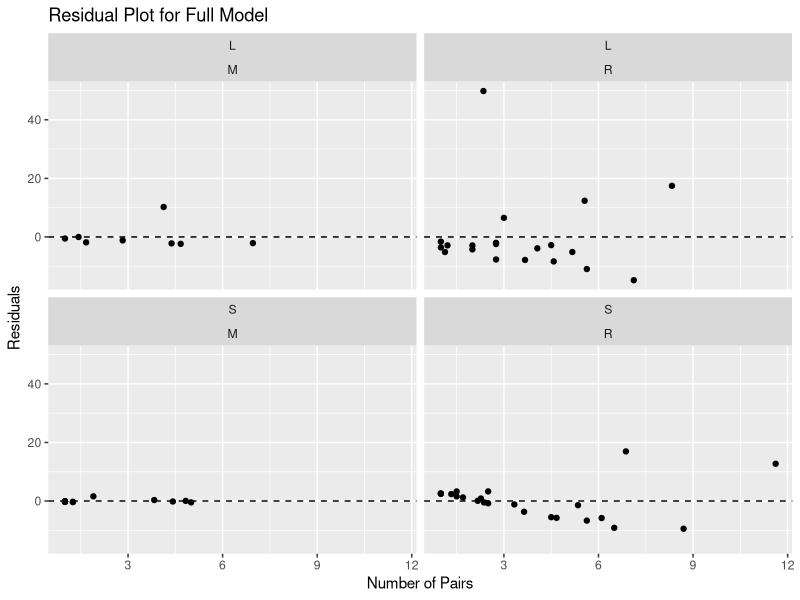

This figure's R source:
library(ggplot2)
library(dplyr)
library(tidyr)

#load the dataset
data <- read.csv("data.csv")

#fit a regression model
#model <- lm(Time ~ Pairs, data=data)

#get list of residuals 
#res <- resid(model)

#produce residual vs. fitted plot
#my_plot <- plot(fitted(model), res, xlab="Fitted plot", ylab="Residual plot")
# my_plot <- my + xlab('Fitted plot') + ylab('Residual plot')

#add a horizontal line at 0 
#abline(0,0)


# //////// Determining whether the residuals follow normal distribution

#create Q-Q plot for residuals
# qqnorm(res)

#add a straight diagonal line to the plot, the residuals tend to stray from the line, which could indicate that they’re not normally distributed
# qqline(res) 

#Create density plot of residuals, does not strictly follow the bell curve, thus might not be normal distribution
# plot(density(res))

# Fit the full model
full_model <- lm(Time ~ Pairs * Size * Status, data = data)

# Create a residual plot
residual_plot <- ggplot(data, aes(x = Pairs, y = resid(full_model))) +
  geom_point() +
  facet_wrap(~ Size + Status, nrow = 2) +
  geom_hline(yintercept = 0, linetype = "dashed") +
  xlab("Number of Pairs") +
  ylab("Residuals") +
  ggtitle("Residual Plot for Full Model")

print(residual_plot)